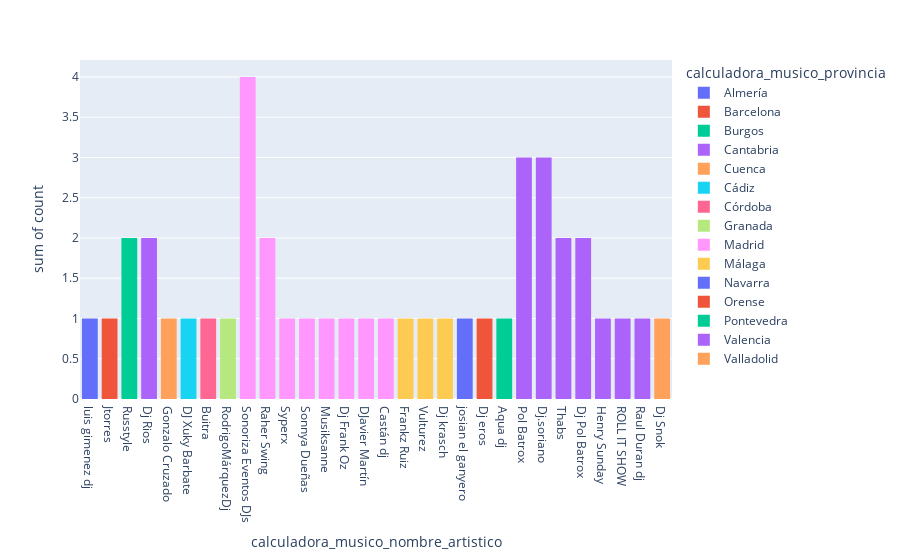

Notebook code cell kept with this figure:
### Code cell
fig = px.histogram(dj_count,  
                   x="calculadora_musico_nombre_artistico", 
                   y = 'count',
                   color='calculadora_musico_provincia',
                   )
fig.show()

### Figure 1 — Plotly figure (JSON) as saved in the notebook; plotly's stock layout.template omitted (floating-point values rounded to 4 significant figures)
{"data": [{"alignmentgroup": "True", "bingroup": "x", "histfunc": "sum", "hovertemplate": "calculadora_musico_provincia=Almería<br>calculadora_musico_nombre_artistico=%{x}<br>sum of count=%{y}<extra></extra>", "legendgroup": "Almería", "marker": {"color": "#636efa", "pattern": {"shape": ""}}, "name": "Almería", "offsetgroup": "Almería", "orientation": "v", "showlegend": true, "type": "histogram", "x": ["luis gimenez dj"], "xaxis": "x", "y": [1], "yaxis": "y"}, {"alignmentgroup": "True", "bingroup": "x", "histfunc": "sum", "hovertemplate": "calculadora_musico_provincia=Barcelona<br>calculadora_musico_nombre_artistico=%{x}<br>sum of count=%{y}<extra></extra>", "legendgroup": "Barcelona", "marker": {"color": "#EF553B", "pattern": {"shape": ""}}, "name": "Barcelona", "offsetgroup": "Barcelona", "orientation": "v", "showlegend": true, "type": "histogram", "x": ["Jtorres"], "xaxis": "x", "y": [1], "yaxis": "y"}, {"alignmentgroup": "True", "bingroup": "x", "histfunc": "sum", "hovertemplate": "calculadora_musico_provincia=Burgos<br>calculadora_musico_nombre_artistico=%{x}<br>sum of count=%{y}<extra></extra>", "legendgroup": "Burgos", "marker": {"color": "#00cc96", "pattern": {"shape": ""}}, "name": "Burgos", "offsetgroup": "Burgos", "orientation": "v", "showlegend": true, "type": "histogram", "x": ["Russtyle"], "xaxis": "x", "y": [2], "yaxis": "y"}, {"alignmentgroup": "True", "bingroup": "x", "histfunc": "sum", "hovertemplate": "calculadora_musico_provincia=Cantabria<br>calculadora_musico_nombre_artistico=%{x}<br>sum of count=%{y}<extra></extra>", "legendgroup": "Cantabria", "marker": {"color": "#ab63fa", "pattern": {"shape": ""}}, "name": "Cantabria", "offsetgroup": "Cantabria", "orientation": "v", "showlegend": true, "type": "histogram", "x": ["Dj Rios"], "xaxis": "x", "y": [2], "yaxis": "y"}, {"alignmentgroup": "True", "bingroup": "x", "histfunc": "sum", "hovertemplate": "calculadora_musico_provincia=Cuenca<br>calculadora_musico_nombre_artistico=%{x}<br>sum of count=%{y}<extra></extra>", "legendgroup": "Cuenca", "marker": {"color": "#FFA15A", "pattern": {"shape": ""}}, "name": "Cuenca", "offsetgroup": "Cuenca", "orientation": "v", "showlegend": true, "type": "histogram", "x": ["Gonzalo Cruzado"], "xaxis": "x", "y": [1], "yaxis": "y"}, {"alignmentgroup": "True", "bingroup": "x", "histfunc": "sum", "hovertemplate": "calculadora_musico_provincia=Cádiz<br>calculadora_musico_nombre_artistico=%{x}<br>sum of count=%{y}<extra></extra>", "legendgroup": "Cádiz", "marker": {"color": "#19d3f3", "pattern": {"shape": ""}}, "name": "Cádiz", "offsetgroup": "Cádiz", "orientation": "v", "showlegend": true, "type": "histogram", "x": ["DJ Xuky Barbate"], "xaxis": "x", "y": [1], "yaxis": "y"}, {"alignmentgroup": "True", "bingroup": "x", "histfunc": "sum", "hovertemplate": "calculadora_musico_provincia=Córdoba<br>calculadora_musico_nombre_artistico=%{x}<br>sum of count=%{y}<extra></extra>", "legendgroup": "Córdoba", "marker": {"color": "#FF6692", "pattern": {"shape": ""}}, "name": "Córdoba", "offsetgroup": "Córdoba", "orientation": "v", "showlegend": true, "type": "histogram", "x": ["Buitra"], "xaxis": "x", "y": [1], "yaxis": "y"}, {"alignmentgroup": "True", "bingroup": "x", "histfunc": "sum", "hovertemplate": "calculadora_musico_provincia=Granada<br>calculadora_musico_nombre_artistico=%{x}<br>sum of count=%{y}<extra></extra>", "legendgroup": "Granada", "marker": {"color": "#B6E880", "pattern": {"shape": ""}}, "name": "Granada", "offsetgroup": "Granada", "orientation": "v", "showlegend": true, "type": "histogram", "x": ["RodrigoMárquezDj"], "xaxis": "x", "y": [1], "yaxis": "y"}, {"alignmentgroup": "True", "bingroup": "x", "histfunc": "sum", "hovertemplate": "calculadora_musico_provincia=Madrid<br>calculadora_musico_nombre_artistico=%{x}<br>sum of count=%{y}<extra></extra>", "legendgroup": "Madrid", "marker": {"color": "#FF97FF", "pattern": {"shape": ""}}, "name": "Madrid", "offsetgroup": "Madrid", "orientation": "v", "showlegend": true, "type": "histogram", "x": ["Sonoriza Eventos DJs", "Raher Swing", "Syperx", "Sonnya Dueñas", "Musiksanne", "Dj Frank Oz", "DJavier Martín", "Castán dj"], "xaxis": "x", "y": [4, 2, 1, 1, 1, 1, 1, 1], "yaxis": "y"}, {"alignmentgroup": "True", "bingroup": "x", "histfunc": "sum", "hovertemplate": "calculadora_musico_provincia=Málaga<br>calculadora_musico_nombre_artistico=%{x}<br>sum of count=%{y}<extra></extra>", "legendgroup": "Málaga", "marker": {"color": "#FECB52", "pattern": {"shape": ""}}, "name": "Málaga", "offsetgroup": "Málaga", "orientation": "v", "showlegend": true, "type": "histogram", "x": ["Frankz Ruiz", "Vulturez", "Dj krasch"], "xaxis": "x", "y": [1, 1, 1], "yaxis": "y"}, {"alignmentgroup": "True", "bingroup": "x", "histfunc": "sum", "hovertemplate": "calculadora_musico_provincia=Navarra<br>calculadora_musico_nombre_artistico=%{x}<br>sum of count=%{y}<extra></extra>", "legendgroup": "Navarra", "marker": {"color": "#636efa", "pattern": {"shape": ""}}, "name": "Navarra", "offsetgroup": "Navarra", "orientation": "v", "showlegend": true, "type": "histogram", "x": ["josian el ganyero"], "xaxis": "x", "y": [1], "yaxis": "y"}, {"alignmentgroup": "True", "bingroup": "x", "histfunc": "sum", "hovertemplate": "calculadora_musico_provincia=Orense<br>calculadora_musico_nombre_artistico=%{x}<br>sum of count=%{y}<extra></extra>", "legendgroup": "Orense", "marker": {"color": "#EF553B", "pattern": {"shape": ""}}, "name": "Orense", "offsetgroup": "Orense", "orientation": "v", "showlegend": true, "type": "histogram", "x": ["Dj eros"], "xaxis": "x", "y": [1], "yaxis": "y"}, {"alignmentgroup": "True", "bingroup": "x", "histfunc": "sum", "hovertemplate": "calculadora_musico_provincia=Pontevedra<br>calculadora_musico_nombre_artistico=%{x}<br>sum of count=%{y}<extra></extra>", "legendgroup": "Pontevedra", "marker": {"color": "#00cc96", "pattern": {"shape": ""}}, "name": "Pontevedra", "offsetgroup": "Pontevedra", "orientation": "v", "showlegend": true, "type": "histogram", "x": ["Aqua dj"], "xaxis": "x", "y": [1], "yaxis": "y"}, {"alignmentgroup": "True", "bingroup": "x", "histfunc": "sum", "hovertemplate": "calculadora_musico_provincia=Valencia<br>calculadora_musico_nombre_artistico=%{x}<br>sum of count=%{y}<extra></extra>", "legendgroup": "Valencia", "marker": {"color": "#ab63fa", "pattern": {"shape": ""}}, "name": "Valencia", "offsetgroup": "Valencia", "orientation": "v", "showlegend": true, "type": "histogram", "x": ["Pol Batrox", "Dj.soriano", "Thabs", "Dj Pol Batrox", "Henry Sunday", "ROLL IT SHOW", "Raul Duran dj"], "xaxis": "x", "y": [3, 3, 2, 2, 1, 1, 1], "yaxis": "y"}, {"alignmentgroup": "True", "bingroup": "x", "histfunc": "sum", "hovertemplate": "calculadora_musico_provincia=Valladolid<br>calculadora_musico_nombre_artistico=%{x}<br>sum of count=%{y}<extra></extra>", "legendgroup": "Valladolid", "marker": {"color": "#FFA15A", "pattern": {"shape": ""}}, "name": "Valladolid", "offsetgroup": "Valladolid", "orientation": "v", "showlegend": true, "type": "histogram", "x": ["Dj Snok"], "xaxis": "x", "y": [1], "yaxis": "y"}], "layout": {"barmode": "relative", "legend": {"title": {"text": "calculadora_musico_provincia"}, "tracegroupgap": 0}, "margin": {"t": 60}, "xaxis": {"anchor": "y", "domain": [0, 1], "title": {"text": "calculadora_musico_nombre_artistico"}}, "yaxis": {"anchor": "x", "domain": [0, 1], "title": {"text": "sum of count"}}}}
